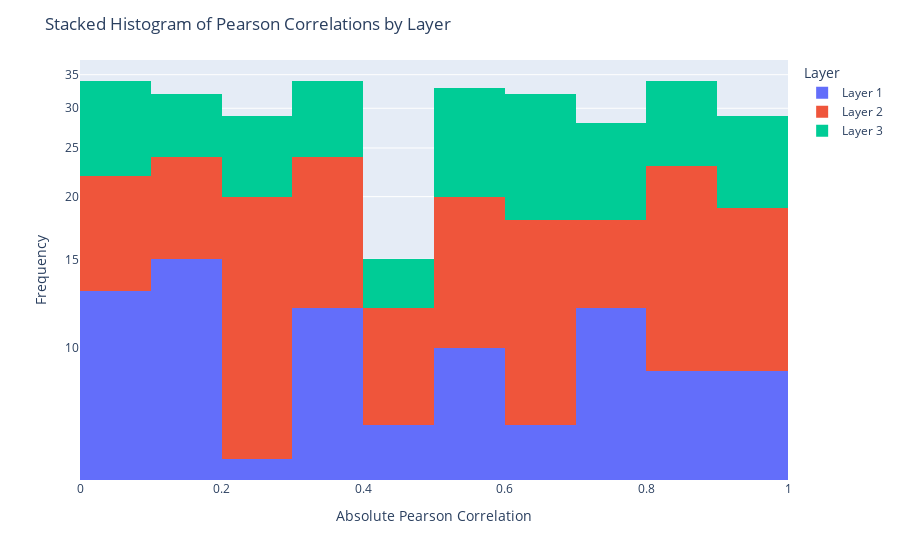

The notebook cell saved with this chart:
### Code cell
# import numpy as np
# import pandas as pd
# import plotly.express as px

# # Mock data for demonstration
# np.random.seed(42)
# pearson_correlations = {
#     'Layer 1': np.random.rand(100),
#     'Layer 2': np.random.rand(100),
#     'Layer 3': np.random.rand(100)
# }

# # Prepare data for Plotly
# layers = list(pearson_correlations.keys())
# data = [np.abs(pearson_correlations[l]) for l in layers]

# # Create a DataFrame for easier handling in Plotly
# df_list = []
# for layer in layers:
#     layer_data = pd.DataFrame({
#         'Absolute Pearson Correlation': np.abs(pearson_correlations[layer]),
#         'Layer': layer,
#         'Neuron Index': range(len(pearson_correlations[layer]))
#     })
#     df_list.append(layer_data)

# df = pd.concat(df_list)

# # Create the stacked histogram
# fig = px.histogram(df, x='Absolute Pearson Correlation', color='Layer', barmode='stack',
#                    hover_data={'Neuron Index': True, 'Layer': True})

# # Update layout for log scale on y-axis and add hover template
# fig.update_traces(hovertemplate='<br>'.join([
#     'Absolute Pearson Correlation: %{x}',
#     'Count: %{y}',
#     'Neuron Index: %{customdata[0]}',
#     'Layer: %{customdata[1]}'
# ]))

# fig.update_layout(
#     yaxis=dict(type='log'),
#     title='Stacked Histogram of Pearson Correlations by Layer',
#     xaxis_title='Absolute Pearson Correlation',
#     yaxis_title='Frequency'
# )

# fig.show()

### Figure 1 — Plotly figure (JSON) as saved in the notebook; plotly's stock layout.template omitted (floating-point values rounded to 4 significant figures)
{"data": [{"alignmentgroup": "True", "bingroup": "x", "hovertemplate": "Absolute Pearson Correlation: %{x}<br>Count: %{y}<br>Neuron Index: %{customdata[0]}<br>Layer: %{customdata[1]}", "legendgroup": "Layer 1", "marker": {"color": "#636efa", "pattern": {"shape": ""}}, "name": "Layer 1", "offsetgroup": "Layer 1", "orientation": "v", "showlegend": true, "type": "histogram", "x": [0.3745, 0.9507, 0.732, 0.5987, 0.156, 0.156, 0.05808, 0.8662, 0.6011, 0.7081, 0.02058, 0.9699, 0.8324, 0.2123, 0.1818, 0.1834, 0.3042, 0.5248, 0.4319, 0.2912, 0.6119, 0.1395, 0.2921, 0.3664, 0.4561, 0.7852, 0.1997, 0.5142, 0.5924, 0.04645, 0.6075, 0.1705, 0.06505, 0.9489, 0.9656, 0.8084, 0.3046, 0.09767, 0.6842, 0.4402, 0.122, 0.4952, 0.03439, 0.9093, 0.2588, 0.6625, 0.3117, 0.5201, 0.5467, 0.1849, 0.9696, 0.7751, 0.9395, 0.8948, 0.5979, 0.9219, 0.08849, 0.196, 0.04523, 0.3253, 0.3887, 0.2713, 0.8287, 0.3568, 0.2809, 0.5427, 0.1409, 0.8022, 0.07455, 0.9869, 0.7722, 0.1987, 0.005522, 0.8155, 0.7069, 0.729, 0.7713, 0.07404, 0.3585, 0.1159, 0.8631, 0.6233, 0.3309, 0.06356, 0.311, 0.3252, 0.7296, 0.6376, 0.8872, 0.4722, 0.1196, 0.7132, 0.7608, 0.5613, 0.771, 0.4938, 0.5227, 0.4275, 0.02542, 0.1079], "xaxis": "x", "yaxis": "y"}, {"alignmentgroup": "True", "bingroup": "x", "hovertemplate": "Absolute Pearson Correlation: %{x}<br>Count: %{y}<br>Neuron Index: %{customdata[0]}<br>Layer: %{customdata[1]}", "legendgroup": "Layer 2", "marker": {"color": "#EF553B", "pattern": {"shape": ""}}, "name": "Layer 2", "offsetgroup": "Layer 2", "orientation": "v", "showlegend": true, "type": "histogram", "x": [0.03143, 0.6364, 0.3144, 0.5086, 0.9076, 0.2493, 0.4104, 0.7556, 0.2288, 0.07698, 0.2898, 0.1612, 0.9297, 0.8081, 0.6334, 0.8715, 0.8037, 0.1866, 0.8926, 0.5393, 0.8074, 0.8961, 0.318, 0.1101, 0.2279, 0.4271, 0.818, 0.8607, 0.006952, 0.5107, 0.4174, 0.2221, 0.1199, 0.3376, 0.9429, 0.3232, 0.5188, 0.703, 0.3636, 0.9718, 0.9624, 0.2518, 0.4972, 0.3009, 0.2848, 0.03689, 0.6096, 0.5027, 0.05148, 0.2786, 0.9083, 0.2396, 0.1449, 0.4895, 0.9857, 0.2421, 0.6721, 0.7616, 0.2376, 0.7282, 0.3678, 0.6323, 0.6335, 0.5358, 0.09029, 0.8353, 0.3208, 0.1865, 0.04078, 0.5909, 0.6776, 0.01659, 0.5121, 0.2265, 0.6452, 0.1744, 0.6909, 0.3867, 0.9367, 0.1375, 0.3411, 0.1135, 0.9247, 0.8773, 0.2579, 0.66, 0.8172, 0.5552, 0.5297, 0.2419, 0.0931, 0.8972, 0.9004, 0.6331, 0.339, 0.3492, 0.726, 0.8971, 0.8871, 0.7799], "xaxis": "x", "yaxis": "y"}, {"alignmentgroup": "True", "bingroup": "x", "hovertemplate": "Absolute Pearson Correlation: %{x}<br>Count: %{y}<br>Neuron Index: %{customdata[0]}<br>Layer: %{customdata[1]}", "legendgroup": "Layer 3", "marker": {"color": "#00cc96", "pattern": {"shape": ""}}, "name": "Layer 3", "offsetgroup": "Layer 3", "orientation": "v", "showlegend": true, "type": "histogram", "x": [0.642, 0.08414, 0.1616, 0.8986, 0.6064, 0.009197, 0.1015, 0.6635, 0.005062, 0.1608, 0.5487, 0.6919, 0.652, 0.2243, 0.7122, 0.2372, 0.3254, 0.7465, 0.6496, 0.8492, 0.6576, 0.5683, 0.09367, 0.3677, 0.2652, 0.244, 0.973, 0.3931, 0.892, 0.6311, 0.7948, 0.5026, 0.5769, 0.4925, 0.1952, 0.7225, 0.2808, 0.02432, 0.6455, 0.1771, 0.9405, 0.9539, 0.9149, 0.3702, 0.01546, 0.9283, 0.4282, 0.9667, 0.9636, 0.853, 0.2944, 0.3851, 0.8511, 0.3169, 0.1695, 0.5568, 0.9362, 0.696, 0.5701, 0.09718, 0.615, 0.9901, 0.1401, 0.5183, 0.8774, 0.7408, 0.697, 0.7025, 0.3595, 0.2936, 0.8094, 0.8101, 0.8671, 0.9132, 0.5113, 0.5015, 0.7983, 0.65, 0.702, 0.7958, 0.89, 0.338, 0.3756, 0.09398, 0.5783, 0.03594, 0.4656, 0.5426, 0.2865, 0.5908, 0.0305, 0.03735, 0.8226, 0.3602, 0.1271, 0.5222, 0.77, 0.2158, 0.6229, 0.08535], "xaxis": "x", "yaxis": "y"}], "layout": {"barmode": "stack", "legend": {"title": {"text": "Layer"}, "tracegroupgap": 0}, "margin": {"t": 60}, "title": {"text": "Stacked Histogram of Pearson Correlations by Layer"}, "xaxis": {"anchor": "y", "domain": [0, 1], "title": {"text": "Absolute Pearson Correlation"}}, "yaxis": {"anchor": "x", "domain": [0, 1], "title": {"text": "Frequency"}, "type": "log"}}}
